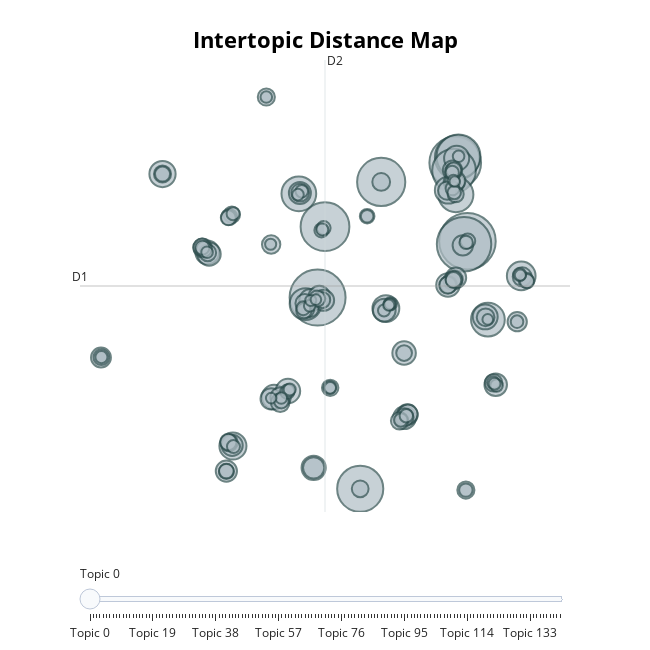

The notebook cell saved with this chart:
### Code cell
topic_model.visualize_topics()

### Figure 1 — Plotly figure (JSON) as saved in the notebook; plotly's stock layout.template omitted (floating-point values rounded to 4 significant figures; data arrays with more than 128 entries replaced by an {"elided": "..."} marker saying what was removed)
{"data": [{"customdata": {"elided": "143x3 mixed values"}, "hovertemplate": "<b>Topic %{customdata[0]}</b><br>%{customdata[1]}<br>Size: %{customdata[2]}", "legendgroup": "", "marker": {"color": "#B0BEC5", "line": {"color": "DarkSlateGrey", "width": 2}, "size": {"elided": "143 int values"}, "sizemode": "area", "sizeref": 0.1775, "symbol": "circle"}, "mode": "markers", "name": "", "orientation": "v", "showlegend": false, "type": "scatter", "x": {"elided": "143 float values"}, "xaxis": "x", "y": {"elided": "143 float values"}, "yaxis": "y"}], "layout": {"annotations": [{"showarrow": false, "text": "D1", "x": -10.53, "y": 4.275, "yshift": 10}, {"showarrow": false, "text": "D2", "x": 5.509, "xshift": 10, "y": 20.92}], "height": 650, "hoverlabel": {"bgcolor": "white", "font": {"family": "Rockwell", "size": 16}}, "legend": {"itemsizing": "constant", "tracegroupgap": 0}, "margin": {"t": 60}, "shapes": [{"line": {"color": "#CFD8DC", "width": 2}, "type": "line", "x0": 5.509, "x1": 5.509, "y0": -12.37, "y1": 20.92}, {"line": {"color": "#9E9E9E", "width": 2}, "type": "line", "x0": -10.53, "x1": 21.54, "y0": 4.275, "y1": 4.275}], "sliders": [{"active": 0, "pad": {"t": 50}, "steps": [{"args": [{"marker.color": {"elided": "1x143 str values"}}], "label": "Topic 0", "method": "update"}, {"args": [{"marker.color": {"elided": "1x143 str values"}}], "label": "Topic 1", "method": "update"}, {"args": [{"marker.color": {"elided": "1x143 str values"}}], "label": "Topic 2", "method": "update"}, {"args": [{"marker.color": {"elided": "1x143 str values"}}], "label": "Topic 3", "method": "update"}, {"args": [{"marker.color": {"elided": "1x143 str values"}}], "label": "Topic 4", "method": "update"}, {"args": [{"marker.color": {"elided": "1x143 str values"}}], "label": "Topic 5", "method": "update"}, {"args": [{"marker.color": {"elided": "1x143 str values"}}], "label": "Topic 6", "method": "update"}, {"args": [{"marker.color": {"elided": "1x143 str values"}}], "label": "Topic 7", "method": "update"}, {"args": [{"marker.color": {"elided": "1x143 str values"}}], "label": "Topic 8", "method": "update"}, {"args": [{"marker.color": {"elided": "1x143 str values"}}], "label": "Topic 9", "method": "update"}, {"args": [{"marker.color": {"elided": "1x143 str values"}}], "label": "Topic 10", "method": "update"}, {"args": [{"marker.color": {"elided": "1x143 str values"}}], "label": "Topic 11", "method": "update"}, {"args": [{"marker.color": {"elided": "1x143 str values"}}], "label": "Topic 12", "method": "update"}, {"args": [{"marker.color": {"elided": "1x143 str values"}}], "label": "Topic 13", "method": "update"}, {"args": [{"marker.color": {"elided": "1x143 str values"}}], "label": "Topic 14", "method": "update"}, {"args": [{"marker.color": {"elided": "1x143 str values"}}], "label": "Topic 15", "method": "update"}, {"args": [{"marker.color": {"elided": "1x143 str values"}}], "label": "Topic 16", "method": "update"}, {"args": [{"marker.color": {"elided": "1x143 str values"}}], "label": "Topic 17", "method": "update"}, {"args": [{"marker.color": {"elided": "1x143 str values"}}], "label": "Topic 18", "method": "update"}, {"args": [{"marker.color": {"elided": "1x143 str values"}}], "label": "Topic 19", "method": "update"}, {"args": [{"marker.color": {"elided": "1x143 str values"}}], "label": "Topic 20", "method": "update"}, {"args": [{"marker.color": {"elided": "1x143 str values"}}], "label": "Topic 21", "method": "update"}, {"args": [{"marker.color": {"elided": "1x143 str values"}}], "label": "Topic 22", "method": "update"}, {"args": [{"marker.color": {"elided": "1x143 str values"}}], "label": "Topic 23", "method": "update"}, {"args": [{"marker.color": {"elided": "1x143 str values"}}], "label": "Topic 24", "method": "update"}, {"args": [{"marker.color": {"elided": "1x143 str values"}}], "label": "Topic 25", "method": "update"}, {"args": [{"marker.color": {"elided": "1x143 str values"}}], "label": "Topic 26", "method": "update"}, {"args": [{"marker.color": {"elided": "1x143 str values"}}], "label": "Topic 27", "method": "update"}, {"args": [{"marker.color": {"elided": "1x143 str values"}}], "label": "Topic 28", "method": "update"}, {"args": [{"marker.color": {"elided": "1x143 str values"}}], "label": "Topic 29", "method": "update"}, {"args": [{"marker.color": {"elided": "1x143 str values"}}], "label": "Topic 30", "method": "update"}, {"args": [{"marker.color": {"elided": "1x143 str values"}}], "label": "Topic 31", "method": "update"}, {"args": [{"marker.color": {"elided": "1x143 str values"}}], "label": "Topic 32", "method": "update"}, {"args": [{"marker.color": {"elided": "1x143 str values"}}], "label": "Topic 33", "method": "update"}, {"args": [{"marker.color": {"elided": "1x143 str values"}}], "label": "Topic 34", "method": "update"}, {"args": [{"marker.color": {"elided": "1x143 str values"}}], "label": "Topic 35", "method": "update"}, {"args": [{"marker.color": {"elided": "1x143 str values"}}], "label": "Topic 36", "method": "update"}, {"args": [{"marker.color": {"elided": "1x143 str values"}}], "label": "Topic 37", "method": "update"}, {"args": [{"marker.color": {"elided": "1x143 str values"}}], "label": "Topic 38", "method": "update"}, {"args": [{"marker.color": {"elided": "1x143 str values"}}], "label": "Topic 39", "method": "update"}, {"args": [{"marker.color": {"elided": "1x143 str values"}}], "label": "Topic 40", "method": "update"}, {"args": [{"marker.color": {"elided": "1x143 str values"}}], "label": "Topic 41", "method": "update"}, {"args": [{"marker.color": {"elided": "1x143 str values"}}], "label": "Topic 42", "method": "update"}, {"args": [{"marker.color": {"elided": "1x143 str values"}}], "label": "Topic 43", "method": "update"}, {"args": [{"marker.color": {"elided": "1x143 str values"}}], "label": "Topic 44", "method": "update"}, {"args": [{"marker.color": {"elided": "1x143 str values"}}], "label": "Topic 45", "method": "update"}, {"args": [{"marker.color": {"elided": "1x143 str values"}}], "label": "Topic 46", "method": "update"}, {"args": [{"marker.color": {"elided": "1x143 str values"}}], "label": "Topic 47", "method": "update"}, {"args": [{"marker.color": {"elided": "1x143 str values"}}], "label": "Topic 48", "method": "update"}, {"args": [{"marker.color": {"elided": "1x143 str values"}}], "label": "Topic 49", "method": "update"}, {"args": [{"marker.color": {"elided": "1x143 str values"}}], "label": "Topic 50", "method": "update"}, {"args": [{"marker.color": {"elided": "1x143 str values"}}], "label": "Topic 51", "method": "update"}, {"args": [{"marker.color": {"elided": "1x143 str values"}}], "label": "Topic 52", "method": "update"}, {"args": [{"marker.color": {"elided": "1x143 str values"}}], "label": "Topic 53", "method": "update"}, {"args": [{"marker.color": {"elided": "1x143 str values"}}], "label": "Topic 54", "method": "update"}, {"args": [{"marker.color": {"elided": "1x143 str values"}}], "label": "Topic 55", "method": "update"}, {"args": [{"marker.color": {"elided": "1x143 str values"}}], "label": "Topic 56", "method": "update"}, {"args": [{"marker.color": {"elided": "1x143 str values"}}], "label": "Topic 57", "method": "update"}, {"args": [{"marker.color": {"elided": "1x143 str values"}}], "label": "Topic 58", "method": "update"}, {"args": [{"marker.color": {"elided": "1x143 str values"}}], "label": "Topic 59", "method": "update"}, {"args": [{"marker.color": {"elided": "1x143 str values"}}], "label": "Topic 60", "method": "update"}, {"args": [{"marker.color": {"elided": "1x143 str values"}}], "label": "Topic 61", "method": "update"}, {"args": [{"marker.color": {"elided": "1x143 str values"}}], "label": "Topic 62", "method": "update"}, {"args": [{"marker.color": {"elided": "1x143 str values"}}], "label": "Topic 63", "method": "update"}, {"args": [{"marker.color": {"elided": "1x143 str values"}}], "label": "Topic 64", "method": "update"}, {"args": [{"marker.color": {"elided": "1x143 str values"}}], "label": "Topic 65", "method": "update"}, {"args": [{"marker.color": {"elided": "1x143 str values"}}], "label": "Topic 66", "method": "update"}, {"args": [{"marker.color": {"elided": "1x143 str values"}}], "label": "Topic 67", "method": "update"}, {"args": [{"marker.color": {"elided": "1x143 str values"}}], "label": "Topic 68", "method": "update"}, {"args": [{"marker.color": {"elided": "1x143 str values"}}], "label": "Topic 69", "method": "update"}, {"args": [{"marker.color": {"elided": "1x143 str values"}}], "label": "Topic 70", "method": "update"}, {"args": [{"marker.color": {"elided": "1x143 str values"}}], "label": "Topic 71", "method": "update"}, {"args": [{"marker.color": {"elided": "1x143 str values"}}], "label": "Topic 72", "method": "update"}, {"args": [{"marker.color": {"elided": "1x143 str values"}}], "label": "Topic 73", "method": "update"}, {"args": [{"marker.color": {"elided": "1x143 str values"}}], "label": "Topic 74", "method": "update"}, {"args": [{"marker.color": {"elided": "1x143 str values"}}], "label": "Topic 75", "method": "update"}, {"args": [{"marker.color": {"elided": "1x143 str values"}}], "label": "Topic 76", "method": "update"}, {"args": [{"marker.color": {"elided": "1x143 str values"}}], "label": "Topic 77", "method": "update"}, {"args": [{"marker.color": {"elided": "1x143 str values"}}], "label": "Topic 78", "method": "update"}, {"args": [{"marker.color": {"elided": "1x143 str values"}}], "label": "Topic 79", "method": "update"}, {"args": [{"marker.color": {"elided": "1x143 str values"}}], "label": "Topic 80", "method": "update"}, {"args": [{"marker.color": {"elided": "1x143 str values"}}], "label": "Topic 81", "method": "update"}, {"args": [{"marker.color": {"elided": "1x143 str values"}}], "label": "Topic 82", "method": "update"}, {"args": [{"marker.color": {"elided": "1x143 str values"}}], "label": "Topic 83", "method": "update"}, {"args": [{"marker.color": {"elided": "1x143 str values"}}], "label": "Topic 84", "method": "update"}, {"args": [{"marker.color": {"elided": "1x143 str values"}}], "label": "Topic 85", "method": "update"}, {"args": [{"marker.color": {"elided": "1x143 str values"}}], "label": "Topic 86", "method": "update"}, {"args": [{"marker.color": {"elided": "1x143 str values"}}], "label": "Topic 87", "method": "update"}, {"args": [{"marker.color": {"elided": "1x143 str values"}}], "label": "Topic 88", "method": "update"}, {"args": [{"marker.color": {"elided": "1x143 str values"}}], "label": "Topic 89", "method": "update"}, {"args": [{"marker.color": {"elided": "1x143 str values"}}], "label": "Topic 90", "method": "update"}, {"args": [{"marker.color": {"elided": "1x143 str values"}}], "label": "Topic 91", "method": "update"}, {"args": [{"marker.color": {"elided": "1x143 str values"}}], "label": "Topic 92", "method": "update"}, {"args": [{"marker.color": {"elided": "1x143 str values"}}], "label": "Topic 93", "method": "update"}, {"args": [{"marker.color": {"elided": "1x143 str values"}}], "label": "Topic 94", "method": "update"}, {"args": [{"marker.color": {"elided": "1x143 str values"}}], "label": "Topic 95", "method": "update"}, {"args": [{"marker.color": {"elided": "1x143 str values"}}], "label": "Topic 96", "method": "update"}, {"args": [{"marker.color": {"elided": "1x143 str values"}}], "label": "Topic 97", "method": "update"}, {"args": [{"marker.color": {"elided": "1x143 str values"}}], "label": "Topic 98", "method": "update"}, {"args": [{"marker.color": {"elided": "1x143 str values"}}], "label": "Topic 99", "method": "update"}, {"args": [{"marker.color": {"elided": "1x143 str values"}}], "label": "Topic 100", "method": "update"}, {"args": [{"marker.color": {"elided": "1x143 str values"}}], "label": "Topic 101", "method": "update"}, {"args": [{"marker.color": {"elided": "1x143 str values"}}], "label": "Topic 102", "method": "update"}, {"args": [{"marker.color": {"elided": "1x143 str values"}}], "label": "Topic 103", "method": "update"}, {"args": [{"marker.color": {"elided": "1x143 str values"}}], "label": "Topic 104", "method": "update"}, {"args": [{"marker.color": {"elided": "1x143 str values"}}], "label": "Topic 105", "method": "update"}, {"args": [{"marker.color": {"elided": "1x143 str values"}}], "label": "Topic 106", "method": "update"}, {"args": [{"marker.color": {"elided": "1x143 str values"}}], "label": "Topic 107", "method": "update"}, {"args": [{"marker.color": {"elided": "1x143 str values"}}], "label": "Topic 108", "method": "update"}, {"args": [{"marker.color": {"elided": "1x143 str values"}}], "label": "Topic 109", "method": "update"}, {"args": [{"marker.color": {"elided": "1x143 str values"}}], "label": "Topic 110", "method": "update"}, {"args": [{"marker.color": {"elided": "1x143 str values"}}], "label": "Topic 111", "method": "update"}, {"args": [{"marker.color": {"elided": "1x143 str values"}}], "label": "Topic 112", "method": "update"}, {"args": [{"marker.color": {"elided": "1x143 str values"}}], "label": "Topic 113", "method": "update"}, {"args": [{"marker.color": {"elided": "1x143 str values"}}], "label": "Topic 114", "method": "update"}, {"args": [{"marker.color": {"elided": "1x143 str values"}}], "label": "Topic 115", "method": "update"}, {"args": [{"marker.color": {"elided": "1x143 str values"}}], "label": "Topic 116", "method": "update"}, {"args": [{"marker.color": {"elided": "1x143 str values"}}], "label": "Topic 117", "method": "update"}, {"args": [{"marker.color": {"elided": "1x143 str values"}}], "label": "Topic 118", "method": "update"}, {"args": [{"marker.color": {"elided": "1x143 str values"}}], "label": "Topic 119", "method": "update"}, {"args": [{"marker.color": {"elided": "1x143 str values"}}], "label": "Topic 120", "method": "update"}, {"args": [{"marker.color": {"elided": "1x143 str values"}}], "label": "Topic 121", "method": "update"}, {"args": [{"marker.color": {"elided": "1x143 str values"}}], "label": "Topic 122", "method": "update"}, {"args": [{"marker.color": {"elided": "1x143 str values"}}], "label": "Topic 123", "method": "update"}, {"args": [{"marker.color": {"elided": "1x143 str values"}}], "label": "Topic 124", "method": "update"}, {"args": [{"marker.color": {"elided": "1x143 str values"}}], "label": "Topic 125", "method": "update"}, {"args": [{"marker.color": {"elided": "1x143 str values"}}], "label": "Topic 126", "method": "update"}, {"args": [{"marker.color": {"elided": "1x143 str values"}}], "label": "Topic 127", "method": "update"}, {"args": [{"marker.color": {"elided": "1x143 str values"}}], "label": "Topic 128", "method": "update"}, {"args": [{"marker.color": {"elided": "1x143 str values"}}], "label": "Topic 129", "method": "update"}, {"args": [{"marker.color": {"elided": "1x143 str values"}}], "label": "Topic 130", "method": "update"}, {"args": [{"marker.color": {"elided": "1x143 str values"}}], "label": "Topic 131", "method": "update"}, {"args": [{"marker.color": {"elided": "1x143 str values"}}], "label": "Topic 132", "method": "update"}, {"args": [{"marker.color": {"elided": "1x143 str values"}}], "label": "Topic 133", "method": "update"}, {"args": [{"marker.color": {"elided": "1x143 str values"}}], "label": "Topic 134", "method": "update"}, {"args": [{"marker.color": {"elided": "1x143 str values"}}], "label": "Topic 135", "method": "update"}, {"args": [{"marker.color": {"elided": "1x143 str values"}}], "label": "Topic 136", "method": "update"}, {"args": [{"marker.color": {"elided": "1x143 str values"}}], "label": "Topic 137", "method": "update"}, {"args": [{"marker.color": {"elided": "1x143 str values"}}], "label": "Topic 138", "method": "update"}, {"args": [{"marker.color": {"elided": "1x143 str values"}}], "label": "Topic 139", "method": "update"}, {"args": [{"marker.color": {"elided": "1x143 str values"}}], "label": "Topic 140", "method": "update"}, {"args": [{"marker.color": {"elided": "1x143 str values"}}], "label": "Topic 141", "method": "update"}, {"args": [{"marker.color": {"elided": "1x143 str values"}}], "label": "Topic 142", "method": "update"}]}], "title": {"font": {"color": "Black", "size": 22}, "text": "<b>Intertopic Distance Map</b>", "x": 0.5, "xanchor": "center", "y": 0.95, "yanchor": "top"}, "width": 650, "xaxis": {"anchor": "y", "domain": [0, 1], "range": [-10.53, 21.54], "title": {"text": ""}, "visible": false}, "yaxis": {"anchor": "x", "domain": [0, 1], "range": [-12.37, 20.92], "title": {"text": ""}, "visible": false}}}
